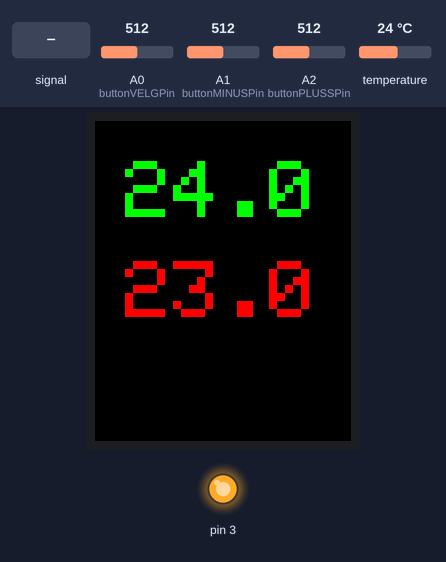
A sketch run on a simulated Arduino Uno, built with avr-gcc and run on an emulated ATmega328P. Shown: 128×160 colour display, output pins drawn as LEDs (lit = HIGH). The inputs (shaded band) are chosen by the test bench; at power-on: A1 (buttonMINUSPin) = 512, temperature 24 °C, A2 (buttonPLUSSPin) = 512, A0 (buttonVELGPin) = 512. EEPROM starts erased; what the sketch prints to the serial monitor is not drawn.

Above: at 1.3 s.
1.4 s: A1 (buttonMINUSPin) fed a 200 Hz sine of ±460 counts around its level
At 1.57 s:
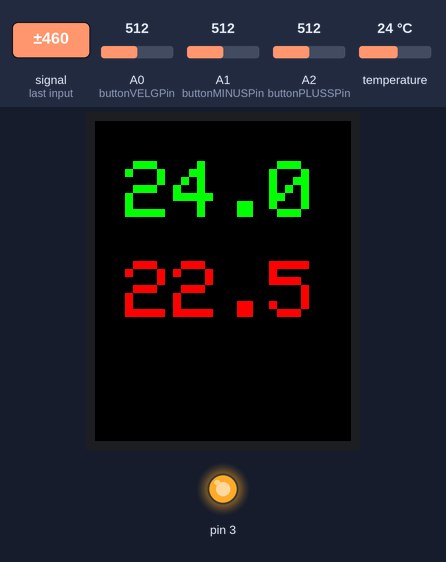
2.9 s: A1 (buttonMINUSPin) set to 716
At 3.4 s:
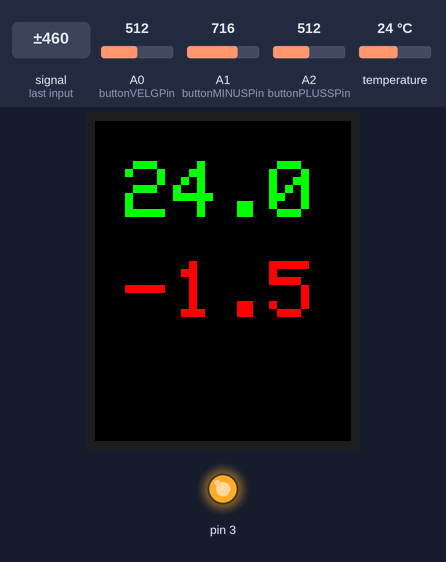
4.4 s: temperature set to 12 °C
At 7.2 s:
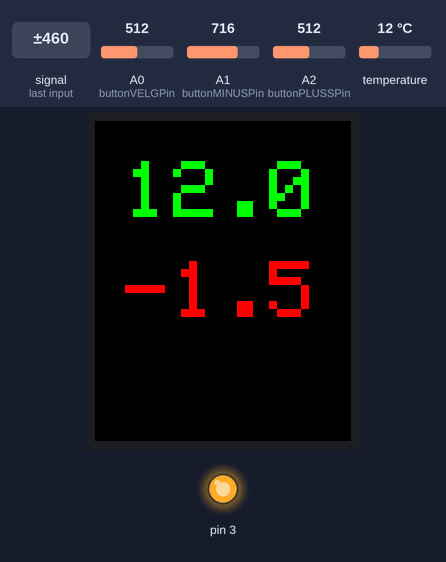
8.0 s: A2 (buttonPLUSSPin) fed a 200 Hz sine of ±460 counts around its level
At 9.14 s:
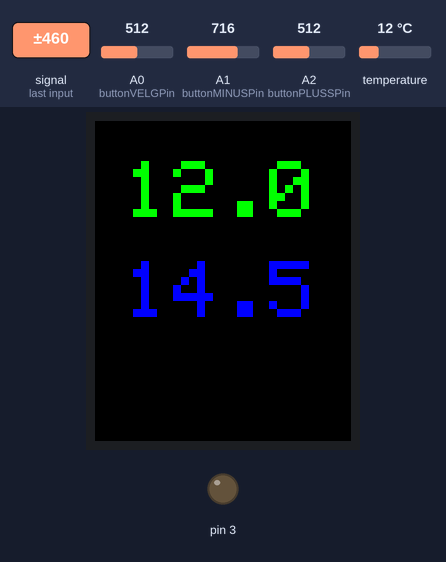
9.5 s: A2 (buttonPLUSSPin) set to 30
At 10.8 s:
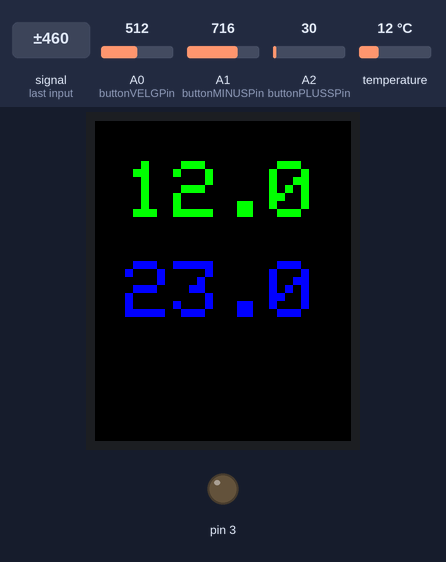
Timing chart, 0 to 12.0 s (numbered marks = the images above; inputs shaded):
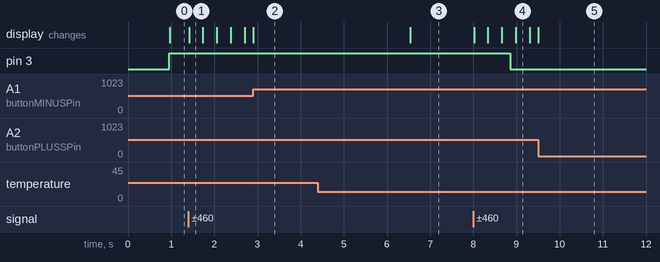

The sketch:

RomTermostat_ver1.ino
```cpp
#include <Adafruit_GFX.h>    // Core graphics library
#include <Adafruit_ST7735.h> // Hardware-specific library
#include <SPI.h>
#include <OneWire.h>
#include <DallasTemperature.h>
#include <EEPROM.h>

//#include <Wire.h>
// #include <SHT2x.h>

#define temp_sensor_pin 2

//OneWire oneWire(temp_sensor_pin);
OneWire tempsensor(temp_sensor_pin);
DallasTemperature sensors(&tempsensor);

float temp = 0.0;
float prev_temp;
char temp_chr[10];
String temp_str;
String prev_temp_str;
float set_temp = 24.0;
float prev_set_temp = 24.0;
String set_temp_str;
String prev_set_temp_str;
int paa = 0;
float fukt = 0;
float prev_fukt = 0;
String fukt_str;
String prev_fukt_str;


//Arduino Uno/Nano Pins:
//GND = GND
//VCC = 5v
//DC = 8
//RES = 9
//CS = 10
//SDA = 11
//SCL = 13

#define TFT_SCLK   13
#define TFT_MOSI   11
#define TFT_CS     10
#define TFT_RST    9
#define TFT_DC     8

Adafruit_ST7735 tft = Adafruit_ST7735(TFT_CS, TFT_DC, TFT_MOSI, TFT_SCLK, TFT_RST);

const int buttonVELGPin = A0;
int buttonVELGState= 0;
int lastbuttonVELGState = 0;

const int buttonPLUSSPin = A2;
int buttonPLUSSState= 0;
int lastbuttonPLUSSState = 0;

const int buttonMINUSPin = A1;
int buttonMINUSState= 0;
int lastbuttonMINUSState = 0;

int inp;
int loop_cnt = -1;

#define paa 1
#define av  0

int rele_status = av;

void setup(void)
{
//  pinMode(4, OUTPUT);
//  Wire.begin();
  Serial.begin(9600);
  sensors.begin();
  tft.initR(INITR_GREENTAB); //Initializes ST7735.
  //Use of GREENTAB rather than BLACKTAB avoids static at the bottom and right-hand side of the display.
  //Available Colours: BLACK, BLUE (Displays Red), RED (Displays Blue), GREEN, CYAN (Displays Yellow), MAGENTA, YELLOW (Displays Cyan) and WHITE.
  tft.fillScreen(ST7735_BLACK);
//  tft.drawLine(0, 140, 127, 140, ST7735_WHITE);
//  tft.drawCircle(40, 140, 5, ST7735_CYAN);
//  tft.fillTriangle(64, 135, 59, 145, 69, 145, ST7735_MAGENTA);
//  tft.drawTriangle(64, 135, 59, 145, 69, 145, ST7735_WHITE);
//  tft.fillCircle(88, 140, 5, ST7735_YELLOW);
  loadData();
}

void loop()
{
   if ( loop_cnt < 0 ) {
      temp = getTemp();
//      fukt = SHT2x.GetHumidity();
//      Serial.print("Fuktighet: ");
//      Serial.println(fukt);
      Serial.print("Temperatur: ");
      Serial.println(temp);
//   Serial.println();
    }
    loop_cnt++;
    if ( loop_cnt > 10000 ) {
      loop_cnt = -1;
    }
    sjekk_knapp();

    if (temp != prev_temp || set_temp != prev_set_temp ) {
      skrivskjerm();
      styr_rele();
    }

  if ( set_temp != prev_set_temp ) {
    storeData();
  }

  prev_temp = temp;
  prev_set_temp = set_temp;
//  prev_fukt = fukt;
}

void skrivskjerm() {
    prev_temp_str = dtostrf(prev_temp,1,1,temp_chr);
    temp_str = dtostrf(temp,1,1,temp_chr);
    prev_set_temp_str = dtostrf(prev_set_temp,1,1,temp_chr);
    set_temp_str = dtostrf(set_temp,1,1,temp_chr);
//    fukt_str = dtostrf(fukt,1,0,temp_chr);
//    prev_fukt_str = dtostrf(prev_fukt,1,0,temp_chr);

    tft.setTextSize(4);
    tft.setCursor(15, 20);
    tft.setTextColor(ST7735_BLACK);
    tft.print(prev_temp_str);
    tft.setCursor(15, 20);
    tft.setTextColor(ST7735_GREEN);
    tft.print(temp_str);

    tft.setCursor(15, 70);
    tft.setTextColor(ST7735_BLACK);
    tft.print(prev_set_temp_str);
    tft.setCursor(15, 70);
    if (rele_status == av)
      tft.setTextColor(ST7735_RED);
    else
      tft.setTextColor(ST7735_BLUE);
    tft.print(set_temp_str);

//    tft.setCursor(15, 90);
//    tft.setTextColor(ST7735_BLACK);
//    tft.print(prev_fukt_str);
//    tft.setCursor(15, 90);
//    tft.setTextColor(ST7735_GREEN);
//    tft.print(fukt_str);
}

void styr_rele() {
  if ( temp < set_temp-0.5 ) {
    rele_status = paa;
    analogWrite(3,0);
  } else if ( temp > set_temp ) {
    rele_status = av;
    analogWrite(3,255);
  }
}

float getTemp () {
    float tmp = 0.0;
    sensors.requestTemperatures();
    tmp = sensors.getTempCByIndex(0);
    //tmp = round(tmp*10)/10.0;
    return tmp;
}


void sjekk_knapp () {
  int buttomhighlimit = 200;

  buttonPLUSSState = analogRead(buttonPLUSSPin);
  //Serial.print("A1: ");Serial.println(buttonPLUSSState);
  if (buttonPLUSSState > buttomhighlimit) buttonPLUSSState = HIGH; else buttonPLUSSState = LOW;
  if (buttonPLUSSState != lastbuttonPLUSSState) {
    if (buttonPLUSSState == HIGH) {
      set_temp = set_temp + 0.5;
      Serial.println("Pluss");
    }
  }
  lastbuttonPLUSSState = buttonPLUSSState;
  buttonMINUSState = analogRead(buttonMINUSPin);
  //Serial.print("A2: ");Serial.println(buttonMINUSState);

  if (buttonMINUSState > buttomhighlimit) buttonMINUSState = HIGH; else buttonMINUSState = LOW;
  if (buttonMINUSState != lastbuttonMINUSState) {
    if (buttonMINUSState == HIGH ) {
      set_temp = set_temp - 0.5;
      Serial.println("Minus");
    }
  }
  lastbuttonMINUSState = buttonMINUSState;

  buttonVELGState = analogRead(buttonVELGPin);
  //Serial.print("A3: ");Serial.println(buttonVELGState);
  if (buttonVELGState > buttomhighlimit) buttonVELGState = HIGH; else buttonVELGState = LOW;
  if (buttonVELGState != lastbuttonVELGState) {
    if (buttonVELGState == HIGH) {
      Serial.println("Velg");
    }
  }
  lastbuttonVELGState = buttonVELGState;
}


void storeData() {
  unsigned int baseAddr = 0;  // Adress of EEPROM
  int n;

  Serial.println("Skriver data til minne");
  n = EEPROM_writeAnything(baseAddr, set_temp);  // Keep the set_temp value in EEPROM
  // baseAddr = baseAddr + n;
}

void loadData() {
  unsigned int baseAddr = 0;  // Adress of EEPROM
  int n;

  Serial.println("Leser data fra minne");
  n = EEPROM_readAnything(baseAddr, set_temp);
  if ( isnan(set_temp) ) set_temp = 23.0;
  Serial.print("Start verdi Temp: ");
  Serial.print(set_temp,1);
  Serial.print(" ");
  Serial.print(n);
  Serial.println(" bytes");
}

template <class T> int EEPROM_writeAnything(int ee, const T& value)
{
   const byte* p = (const byte*)(const void*)&value;
   int i;
   for (i = 0; i < sizeof(value); i++)
       EEPROM.write(ee++, *p++);
   return i;
}

template <class T> int EEPROM_readAnything(int ee, T& value)
{
    byte* p = (byte*)(void*)&value;
    int i;
    for (i = 0; i < sizeof(value); i++)
        *p++ = EEPROM.read(ee++);
    return i;
}
```

Measured:
- after the input at 1.4 s, the display: changes at once (image 1)
- after the input at 4.4 s, the display: changes after 2.1 s (image 3)
- after the input at 8.0 s, pin 3: HIGH → LOW after 0.86 s; the display: first changes at once (image 4 shows a later state)
